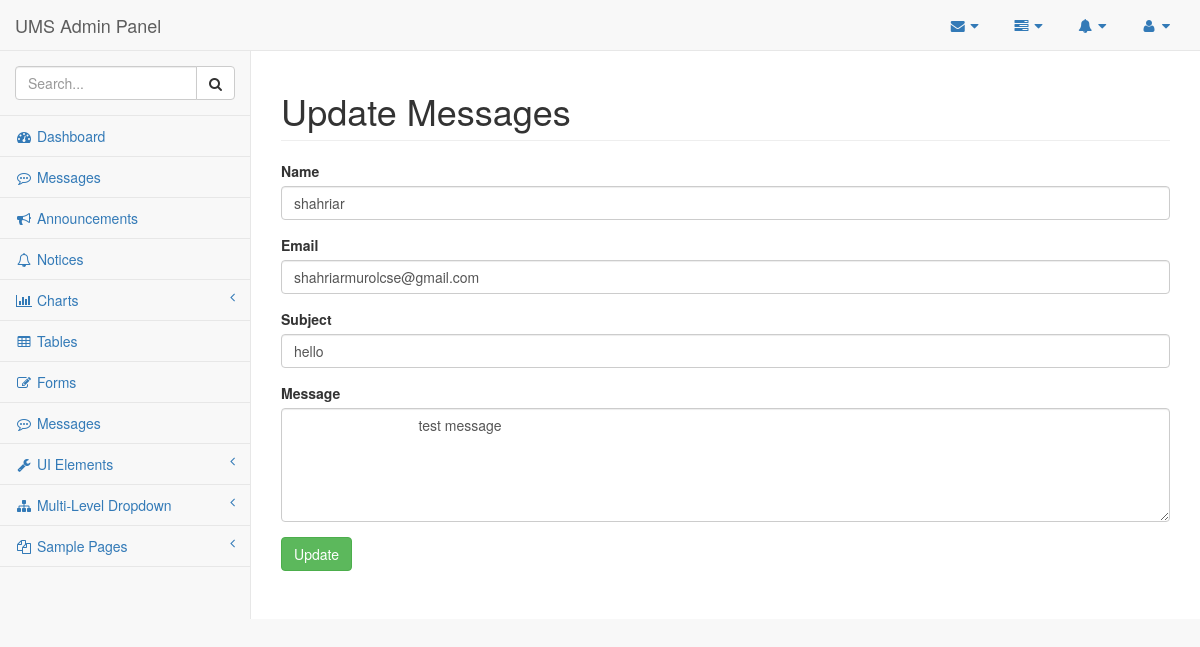
The page /admin/pages/msg-edit.php?uid=1 on the database its author committed.
### tables this page shows
CREATE TABLE `comments` (
  `com_id` int(11) NOT NULL,
  `com_name` varchar(48) NOT NULL,
  `com_email` varchar(48) NOT NULL,
  `com_subject` varchar(48) NOT NULL,
  `com_message` varchar(255) NOT NULL
);

### admin/pages/msg-edit.php (the view, shortened to what this page needs)
<?php
    require_once('config.php');
    $id = $_GET['uid'];
    $slt ="SELECT * FROM comments WHERE com_id='$id'";
    $qre = mysqli_query($DBC, $slt);
    $data=mysqli_fetch_array($qre);
?>
<!DOCTYPE html>
<html lang="en">
<head>
    <link href="../vendor/bootstrap/css/bootstrap.min.css" rel="stylesheet">
    <link href="../vendor/metisMenu/metisMenu.min.css" rel="stylesheet">
    <link href="../dist/css/sb-admin-2.css" rel="stylesheet">
    <link href="../vendor/font-awesome/css/font-awesome.min.css" rel="stylesheet" type="text/css">
</head>
<body>
    <div id="wrapper">
        <nav class="navbar navbar-default navbar-static-top" role="navigation" style="margin-bottom: 0">
            <div class="navbar-header">
                <a class="navbar-brand" href="index.php">UMS Admin Panel</a>
            </div>
            <ul class="nav navbar-top-links navbar-right">
                <li class="dropdown">
                    <a class="dropdown-toggle" data-toggle="dropdown" href="#">
                        <i class="fa fa-envelope fa-fw"></i> <i class="fa fa-caret-down"></i>
                    </a>
                </li>
                <li class="dropdown">
                    <a class="dropdown-toggle" data-toggle="dropdown" href="#">
                        <i class="fa fa-tasks fa-fw"></i> <i class="fa fa-caret-down"></i>
                    </a>
                </li>
                <li class="dropdown">
                    <a class="dropdown-toggle" data-toggle="dropdown" href="#">
                        <i class="fa fa-bell fa-fw"></i> <i class="fa fa-caret-down"></i>
                    </a>
                </li>
                <li class="dropdown">
                    <a class="dropdown-toggle" data-toggle="dropdown" href="#">
                        <i class="fa fa-user fa-fw"></i> <i class="fa fa-caret-down"></i>
                    </a>
                </li>
            </ul>
            <div class="navbar-default sidebar" role="navigation">
                <div class="sidebar-nav navbar-collapse">
                    <ul class="nav" id="side-menu">
                        <li class="sidebar-search">
                            <div class="input-group custom-search-form">
                                <input type="text" class="form-control" placeholder="Search...">
                                <span class="input-group-btn">
                                <button class="btn btn-default" type="button">
                                    <i class="fa fa-search"></i>
                                </button>
                            </span>
                            </div>
                        </li>
                        <li>
                            <a href="index.php"><i class="fa fa-dashboard fa-fw"></i> Dashboard</a>
                        </li>
                        <li>
                            <a href="messages.php"><i class="fa fa-commenting-o fa-fw"></i> Messages</a>
                        </li>
                        <li>
                            <a href="announcement.php"><i class="fa fa-bullhorn fa-fw"></i> Announcements</a>
                        </li>
                        <li>
                            <a href="announcement.php"><i class="fa fa-bell-o fa-fw"></i> Notices</a>
                        </li>
                        <li>
                            <a href="#"><i class="fa fa-bar-chart-o fa-fw"></i> Charts<span class="fa arrow"></span></a>
                        </li>
                        <li>
                            <a href="tables.html"><i class="fa fa-table fa-fw"></i> Tables</a>
                        </li>
                        <li>
                            <a href="forms.html"><i class="fa fa-edit fa-fw"></i> Forms</a>
                        </li>
                        <li>
                            <a href="messages.php"><i class="fa fa-commenting-o fa-fw"></i> Messages</a>
                        </li>
                        <li>
                            <a href="#"><i class="fa fa-wrench fa-fw"></i> UI Elements<span class="fa arrow"></span></a>
                        </li>
                        <li>
                            <a href="#"><i class="fa fa-sitemap fa-fw"></i> Multi-Level Dropdown<span class="fa arrow"></span></a>
                        </li>
                        <li>
                            <a href="#"><i class="fa fa-files-o fa-fw"></i> Sample Pages<span class="fa arrow"></span></a>
                        </li>
                    </ul>
                </div>
            </div>
        </nav>
        <div id="page-wrapper">
            <div class="row">
                <div class="col-lg-12">
                    <h1 class="page-header">Update Messages</h1>
                    <form action="" method="post">
                        <div class="form-group">
                            <label for="name">Name</label>
                            <input type="text" name="msg_name" id="name" value="<?= $data['com_name']; ?>" placeholder="Name" class="form-control" required="1" />
                        </div>
                        <div class="form-group">
                            <label for="email">Email</label>
                            <input type="text" name="msg_email" id="email" value="<?= $data['com_email']; ?>" placeholder="Email Address" class="form-control" required="1" />
                        </div>
                        <div class="form-group">
                            <label for="subject">Subject</label>
                            <input type="text" name="msg_subject" id="subject" value="<?= $data['com_subject']; ?>" placeholder="Subject " class="form-control" required="1" />
                        </div>
                        <div class="form-group">
                            <label for="message">Message</label>
                            <textarea name="msg_message" id="msg_message" rows="5" class="form-control" placeholder="Type your Messages here.." required="1">
                                <?= $data['com_message']; ?>
                            </textarea>
                        </div>
                        <input type="submit" name="msg_update" value="Update" class="btn btn-success" />
                    </form>
                </div>
            </div>
        </div>
    </div>
</body>
</html>

### rows shown on the page
comments: msg_name "shahriar", msg_email "shahriarmurolcse@gmail.com", msg_subject "hello", msg_message "test message"
